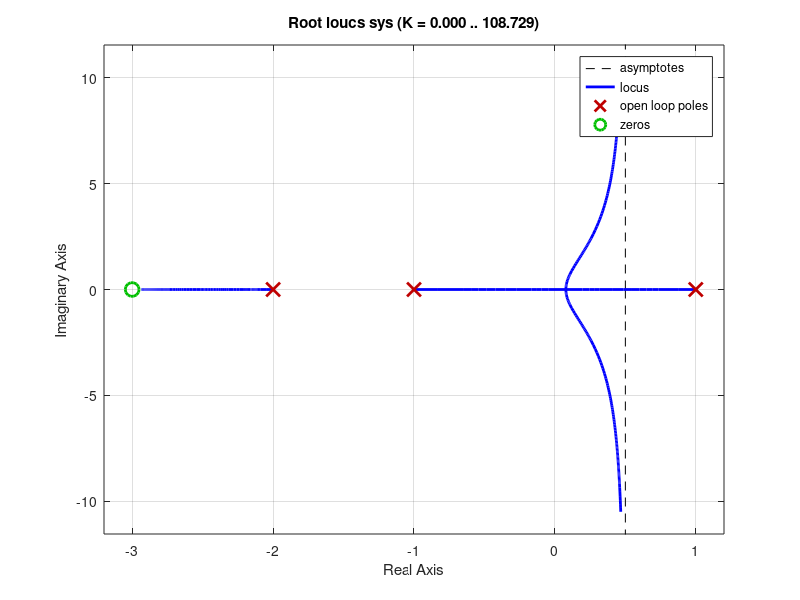

The MATLAB script that drew this image:
clear; close; clc;

% TF definition
num = [1, 3];
den = [1, 2, -1, -2];
disp('Transfer fucntion')
sys = tf(num,den)

% Poles
P = pole(sys);
disp('Poles:')
disp(P)

% Zeros and gain
[Z, G] = zero(sys);
disp('Zeros:')
disp(Z)
disp('Gain:')
disp(G)

% Zeros and Poles diagram
pzmap(sys)
pause()

% Root locus
rlocus(sys)

